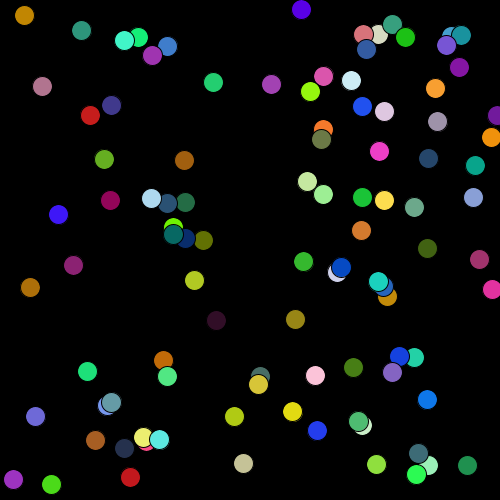
Frame 1 (no input)
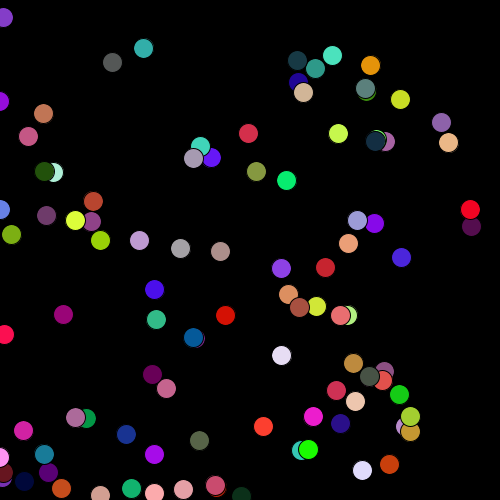
Frame 60 (the mouse pressed at the canvas centre just before this capture)
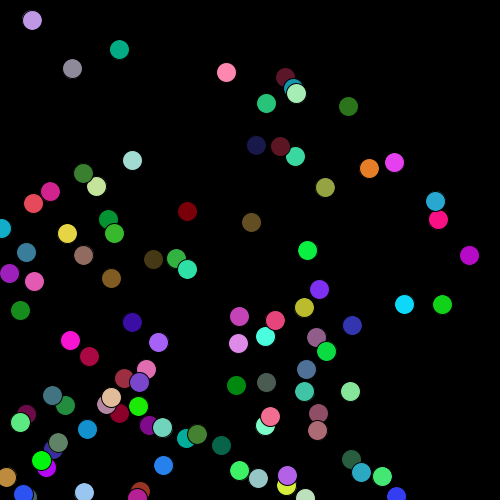
Frame 120 (the mouse held since frame 60 and released just before this capture)

The Processing sketch that drew these frames (run headless with seeded random() and noise(); from frame 60 on, the mouse is pressed at the canvas centre):

// Processing sketch: vector1
// ── vector1.pde
Ball []ball = new Ball[100];
void setup()
{
  size(500, 500);
  for (int i=0; i<100; i++)
  {
    ball[i] = new Ball(20);
  }
}
void draw()
{
  background(0);
  for (int i=0; i<100; i++)
  {
    ball[i].display();
    ball[i].moved();
    ball[i].check();
  }
}
class Ball
{
  float D;
  PVector location;
  PVector velocity;
  Ball(float ptr)
  {
    location = new PVector(random(width), random( height));
    velocity = new PVector(random(-2), random(2));
    D=ptr;
  }
  void display()
  {
    fill(random(255), random(255),random( 255));
    stroke(0);
    ellipse(location.x, location.y, D, D);
  }
  void moved()
  {
    location.add(velocity);
  }
  void check()
  {
    if (location.x>width||location.x<0)
      velocity.x = velocity.x*-1;
    if (location.y>height||location.y<0)
      velocity.y = velocity.y*-1;
  }
}
